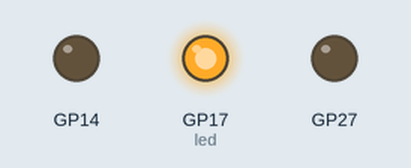
The program below on a simulated Raspberry Pi Pico running MicroPython. On the bench: output pins drawn as LEDs (lit = HIGH).

Above: at 0.5 s.
At 1.5 s:
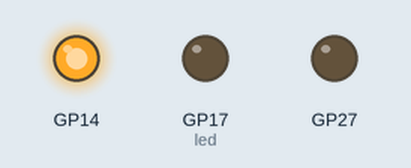
At 5.5 s:
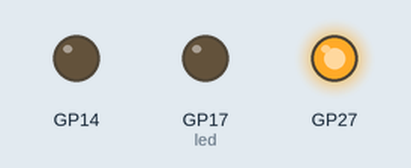
Timing chart, 0 to 6.9 s (numbered marks = the images above):
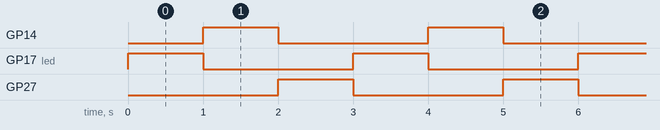

The program:

CHENILLARD.py
```python
from machine import Pin # importe dans le code la lib qui permet de gerer les Pins de sortie
import utime # importe dans le code la lib qui permet de gerer le temps

pinNumber = 17 # declaration d'une variable pinNumber à 17
led = Pin(pinNumber, mode=Pin.OUT) # declaration d'une variable de type pin ici la 17
                                   #et on prescise que c'est une pin de sortie de courant (OUT)
pinNumber = 14 # declaration d'une variable pinNumber à 17
led2 = Pin(pinNumber, mode=Pin.OUT) # declaration d'une variable de type pin ici la 14
                                   #et on prescise que c'est une pin de sortie de courant (OUT)
pinNumber = 27 # declaration d'une variable pinNumber à 17
led3 = Pin(pinNumber, mode=Pin.OUT) # declaration d'une variable de type pin ici la 27
                                   #et on prescise que c'est une pin de sortie de courant (OUT)
while True:          # boucle infini
    led.toggle()     # change l'etat de la led
    utime.sleep(1)   # attendre 1 seconde
    led.on()        #allume la led
    led.off()       #eteind la led

    led2.toggle()     # change l'etat de la led
    utime.sleep(1)   # attendre 1 seconde
    led2.on()        #allume la led
    led2.off()       #eteind la led

    led3.toggle()     # change l'etat de la led
    utime.sleep(1)   # attendre 1 seconde
    led3.on()        #allume la led
    led3.off()       #eteind la led
```

Measured:
- by itself, GP14, GP17 (led), GP27: alternates HIGH for 1.0 s and LOW for 2.0 s
- by itself, everything shown: repeats every 3.0 s, in 3 steps
